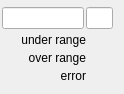
   <widget class="QWidget" name="page_6">
    <attribute name="label">
     <string>Ch 7</string>
    </attribute>
    <widget class="caFrame" name="caframe_11">
     <property name="geometry">
      <rect>
       <x>0</x>
       <y>5</y>
       <width>115</width>
       <height>80</height>
      </rect>
     </property>
     <property name="macro">
      <string notr="true">CH=7,IOC=$(IOC),MasterID=$(MasterID),SlaveID=$(SlaveID),HWType=$(HWType)</string>
     </property>
     <layout class="QGridLayout" name="gridLayout_16">
      <property name="leftMargin">
       <number>2</number>
      </property>
      <property name="topMargin">
       <number>2</number>
      </property>
      <property name="rightMargin">
       <number>2</number>
      </property>
      <property name="bottomMargin">
       <number>2</number>
      </property>
      <property name="spacing">
       <number>2</number>
      </property>
      <item row="0" column="0">
       <layout class="QHBoxLayout" name="horizontalLayout_10" stretch="3,1">
        <item>
         <widget class="caLineEdit" name="calineedit_19">
          <property name="alignment">
           <set>Qt::AlignRight|Qt::AlignTrailing|Qt::AlignVCenter</set>
          </property>
          <property name="channel" stdset="0">
           <string notr="true">$(IOC):m$(MasterID)s$(SlaveID)-AI0$(CH)</string>
          </property>
          <property name="background">
           <color alpha="0">
            <red>160</red>
            <green>160</green>
            <blue>164</blue>
           </color>
          </property>
          <property name="colorMode">
           <enum>caLineEdit::Static</enum>
          </property>
          <property name="precisionMode">
           <enum>caLineEdit::Channel</enum>
          </property>
         </widget>
        </item>
        <item>
         <widget class="caLineEdit" name="calineedit_20">
          <property name="channel" stdset="0">
           <string notr="true">$(IOC):m$(MasterID)s$(SlaveID)-AI0$(CH).EGU</string>
          </property>
          <property name="background">
           <color alpha="0">
            <red>160</red>
            <green>160</green>
            <blue>164</blue>
           </color>
          </property>
          <property name="colorMode">
           <enum>caLineEdit::Static</enum>
          </property>
          <property name="precisionMode">
           <enum>caLineEdit::User</enum>
          </property>
         </widget>
        </item>
       </layout>
      </item>
      <item row="1" column="0">
       <layout class="QGridLayout" name="gridLayout_17" columnstretch="10,3">
        <property name="spacing">
         <number>2</number>
        </property>
        <item row="1" column="0">
         <widget class="caLabel" name="calabel_31">
          <property name="toolTip">
           <string/>
          </property>
          <property name="text">
           <string>over range</string>
          </property>
          <property name="textFormat">
           <enum>Qt::PlainText</enum>
          </property>
          <property name="alignment">
           <set>Qt::AlignBottom|Qt::AlignRight|Qt::AlignTrailing</set>
          </property>
         </widget>
        </item>
        <item row="0" column="1">
         <widget class="caLed" name="caled_30">
          <property name="toolTip">
           <string>&lt;html&gt;&lt;head/&gt;&lt;body&gt;&lt;p&gt;E-Bus Power Status&lt;/p&gt;&lt;/body&gt;&lt;/html&gt;</string>
          </property>
          <property name="rectangular">
           <bool>true</bool>
          </property>
          <property name="gradientEnabled">
           <bool>false</bool>
          </property>
          <property name="ledWidth">
           <number>16</number>
          </property>
          <property name="ledHeight">
           <number>16</number>
          </property>
          <property name="channel" stdset="0">
           <string notr="true">$(IOC):m$(MasterID)s$(SlaveID)-AI0$(CH)-UndrLimAlrm</string>
          </property>
          <property name="colorMode">
           <enum>caLed::Static</enum>
          </property>
          <property name="falseColor">
           <color>
            <red>170</red>
            <green>0</green>
            <blue>0</blue>
           </color>
          </property>
          <property name="trueColor">
           <color>
            <red>0</red>
            <green>85</green>
            <blue>0</blue>
           </color>
          </property>
          <property name="trueValue">
           <string notr="true">0</string>
          </property>
          <property name="falseValue">
           <string notr="true">1</string>
          </property>
         </widget>
        </item>
        <item row="2" column="1">
         <widget class="caLed" name="caled_31">
          <property name="toolTip">
           <string/>
          </property>
          <property name="rectangular">
           <bool>true</bool>
          </property>
          <property name="gradientEnabled">
           <bool>false</bool>
          </property>
          <property name="ledWidth">
           <number>16</number>
          </property>
          <property name="ledHeight">
           <number>16</number>
          </property>
          <property name="channel" stdset="0">
           <string notr="true">$(IOC):m$(MasterID)s$(SlaveID)-AI0$(CH)-ErrAlrm</string>
          </property>
          <property name="colorMode">
           <enum>caLed::Static</enum>
          </property>
          <property name="falseColor">
           <color>
            <red>170</red>
            <green>0</green>
            <blue>0</blue>
           </color>
          </property>
          <property name="trueColor">
           <color>
            <red>0</red>
            <green>85</green>
            <blue>0</blue>
           </color>
          </property>
          <property name="trueValue">
           <string notr="true">0</string>
          </property>
          <property name="falseValue">
           <string notr="true">1</string>
          </property>
         </widget>
        </item>
        <item row="2" column="0">
         <widget class="caLabel" name="calabel_32">
          <property name="toolTip">
           <string/>
          </property>
          <property name="text">
           <string>error</string>
          </property>
          <property name="textFormat">
           <enum>Qt::PlainText</enum>
          </property>
          <property name="alignment">
           <set>Qt::AlignBottom|Qt::AlignRight|Qt::AlignTrailing</set>
          </property>
         </widget>
        </item>
        <item row="0" column="0">
         <widget class="caLabel" name="calabel_33">
          <property name="toolTip">
           <string/>
          </property>
          <property name="text">
           <string>under range</string>
          </property>
          <property name="textFormat">
           <enum>Qt::PlainText</enum>
          </property>
          <property name="alignment">
           <set>Qt::AlignBottom|Qt::AlignRight|Qt::AlignTrailing</set>
          </property>
         </widget>
        </item>
        <item row="1" column="1">
         <widget class="caLed" name="caled_32">
          <property name="toolTip">
           <string/>
          </property>
          <property name="rectangular">
           <bool>true</bool>
          </property>
          <property name="gradientEnabled">
           <bool>false</bool>
          </property>
          <property name="ledWidth">
           <number>16</number>
          </property>
          <property name="ledHeight">
           <number>16</number>
          </property>
          <property name="channel" stdset="0">
           <string notr="true">$(IOC):m$(MasterID)s$(SlaveID)-AI0$(CH)-OvrLimAlrm</string>
          </property>
          <property name="colorMode">
           <enum>caLed::Static</enum>
          </property>
          <property name="falseColor">
           <color>
            <red>170</red>
            <green>0</green>
            <blue>0</blue>
           </color>
          </property>
          <property name="trueColor">
           <color>
            <red>0</red>
            <green>85</green>
            <blue>0</blue>
           </color>
          </property>
          <property name="trueValue">
           <string notr="true">0</string>
          </property>
          <property name="falseValue">
           <string notr="true">1</string>
          </property>
         </widget>
        </item>
       </layout>
      </item>
     </layout>
    </widget>
   </widget>
